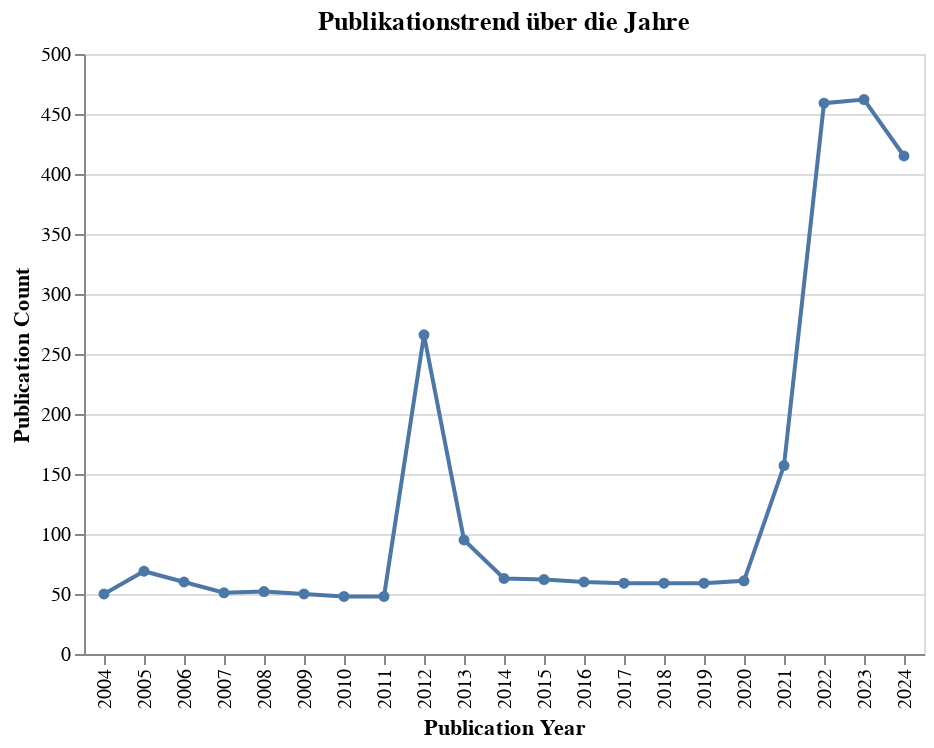

The notebook cell saved with this chart:
### Code cell
# Gruppiere nach Jahr und zähle die Anzahl der Publikationen
pub_trend = df_filtered.groupby('Publication Year').size().reset_index(name='Publication Count')

# Visualisiere den Trend
import altair as alt

chart = alt.Chart(pub_trend).mark_line(point=True).encode(
    x='Publication Year:O',
    y='Publication Count:Q',
    tooltip=['Publication Year', 'Publication Count']
).properties(
    title='Publikationstrend über die Jahre'
)

chart.show()

### Figure 1 — Vega-Lite specification as saved in the notebook (floating-point values rounded to 4 significant figures)
{"config": {"view": {"continuousWidth": 300, "continuousHeight": 300}}, "data": {"name": "data-0dcf8bb13ed0131c043ccb86cf605bf7"}, "mark": {"type": "line", "point": true}, "encoding": {"tooltip": [{"field": "Publication Year", "type": "quantitative"}, {"field": "Publication Count", "type": "quantitative"}], "x": {"field": "Publication Year", "type": "ordinal"}, "y": {"field": "Publication Count", "type": "quantitative"}}, "title": "Publikationstrend über die Jahre", "$schema": "https://vega.github.io/schema/vega-lite/v5.20.1.json", "datasets": {"data-0dcf8bb13ed0131c043ccb86cf605bf7": [{"Publication Year": 2004.0, "Publication Count": 50}, {"Publication Year": 2005.0, "Publication Count": 69}, {"Publication Year": 2006.0, "Publication Count": 60}, {"Publication Year": 2007.0, "Publication Count": 51}, {"Publication Year": 2008.0, "Publication Count": 52}, {"Publication Year": 2009.0, "Publication Count": 50}, {"Publication Year": 2010.0, "Publication Count": 48}, {"Publication Year": 2011.0, "Publication Count": 48}, {"Publication Year": 2012.0, "Publication Count": 266}, {"Publication Year": 2013.0, "Publication Count": 95}, {"Publication Year": 2014.0, "Publication Count": 63}, {"Publication Year": 2015.0, "Publication Count": 62}, {"Publication Year": 2016.0, "Publication Count": 60}, {"Publication Year": 2017.0, "Publication Count": 59}, {"Publication Year": 2018.0, "Publication Count": 59}, {"Publication Year": 2019.0, "Publication Count": 59}, {"Publication Year": 2020.0, "Publication Count": 61}, {"Publication Year": 2021.0, "Publication Count": 157}, {"Publication Year": 2022.0, "Publication Count": 459}, {"Publication Year": 2023.0, "Publication Count": 462}, {"Publication Year": 2024.0, "Publication Count": 415}]}}
